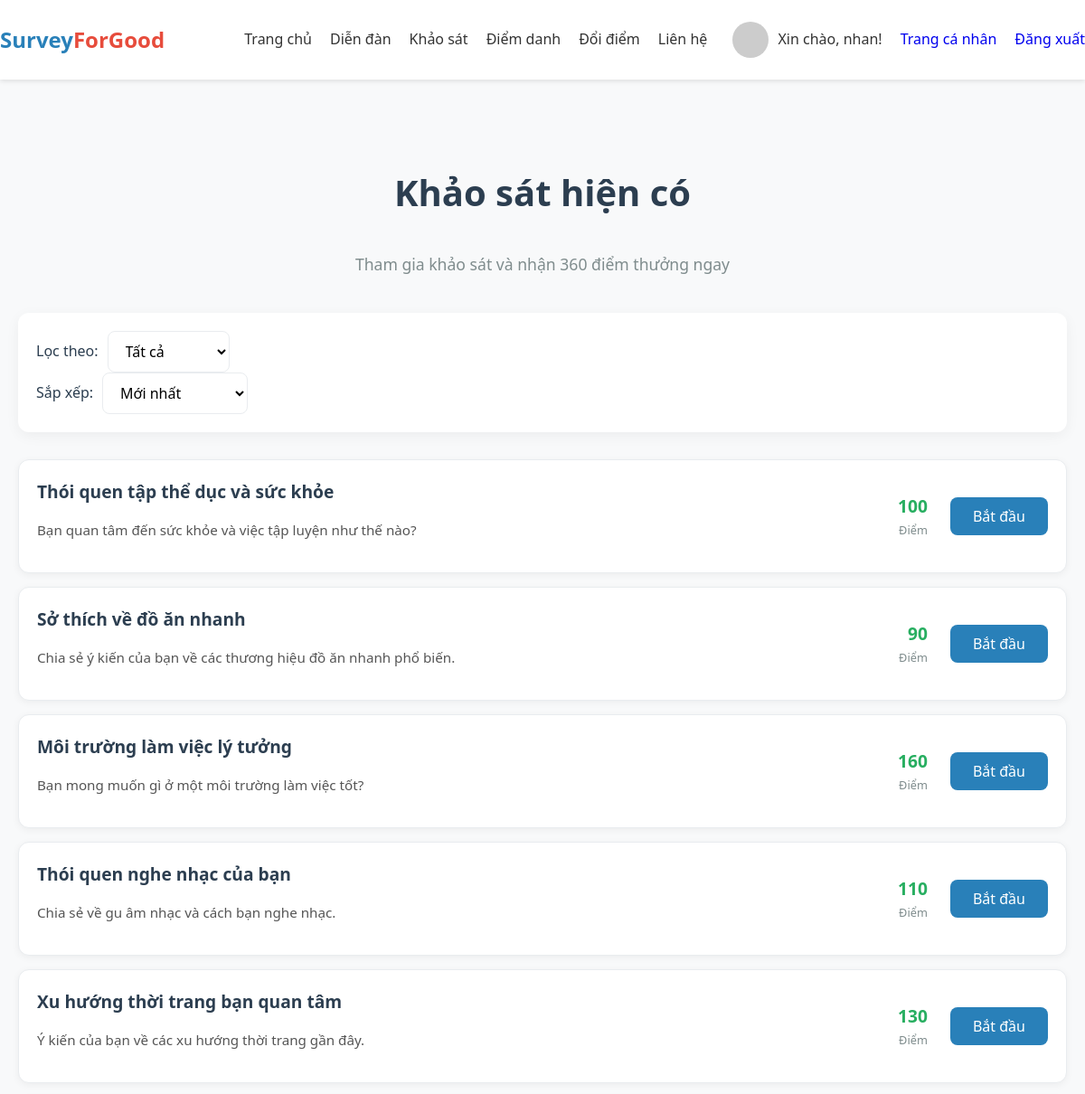
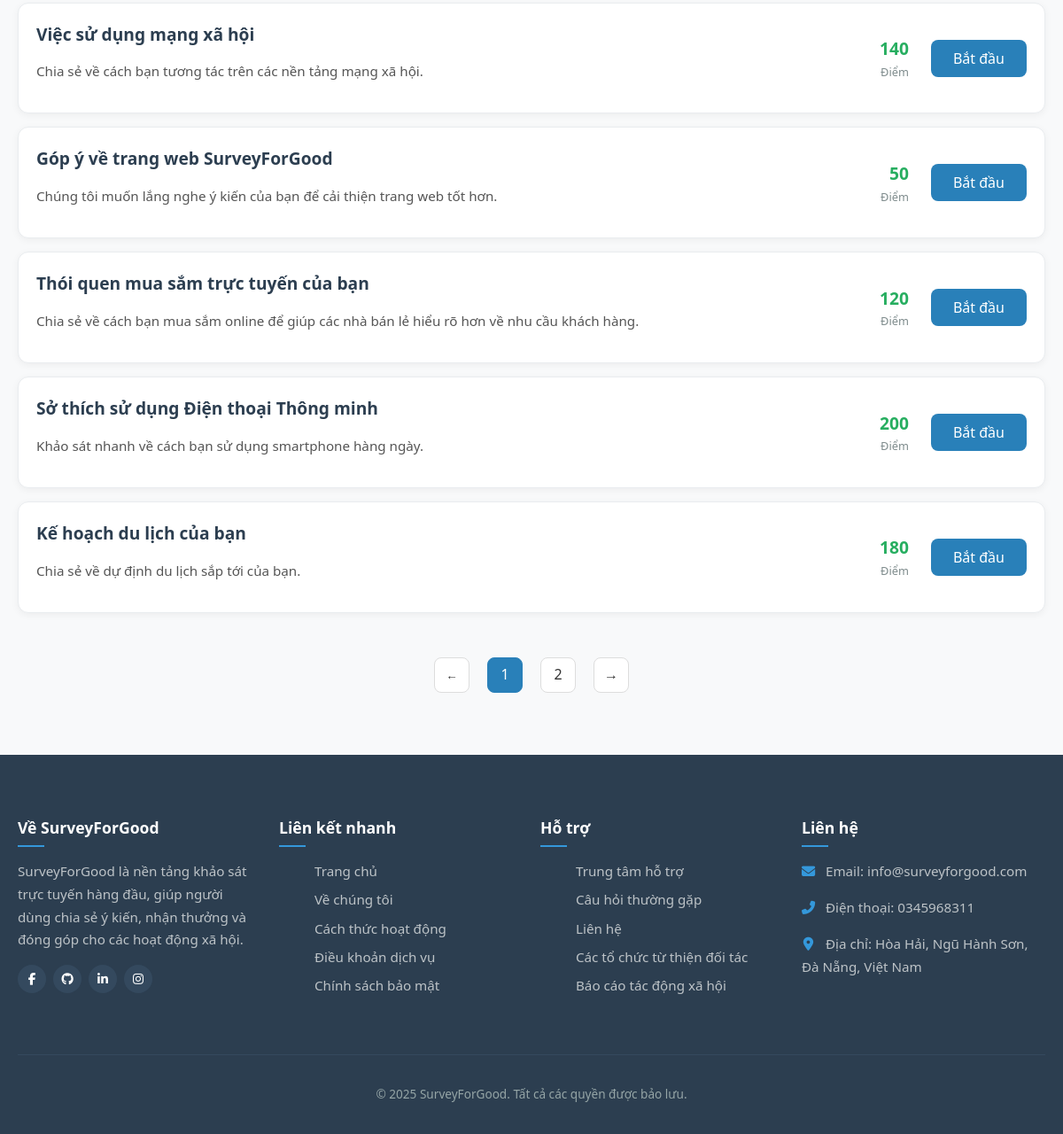
Page /khaosat.php (signed in) on the committed database (2 pictures, top to bottom).
### tables this page shows
CREATE TABLE `users` (
  `id` int(11) NOT NULL,
  `username` varchar(50) NOT NULL,
  `email` varchar(100) NOT NULL,
  `password_hash` varchar(255) NOT NULL,
  `full_name` varchar(100) DEFAULT NULL,
  `phone` varchar(20) DEFAULT NULL,
  `birthday` date DEFAULT NULL,
  `gender` enum('male','female','other') DEFAULT NULL,
  `points` int(11) DEFAULT 0,
  `level` varchar(20) DEFAULT 'bronze',
  `join_date` timestamp NOT NULL DEFAULT current_timestamp(),
  `is_active` tinyint(1) DEFAULT 1,
  `is_admin` tinyint(1) DEFAULT 0
);

CREATE TABLE `surveys` (
  `survey_id` int(11) NOT NULL,
  `client_id` int(11) DEFAULT NULL,
  `title` varchar(255) NOT NULL,
  `description` text DEFAULT NULL,
  `points_reward` int(11) NOT NULL DEFAULT 10,
  `category` varchar(50) DEFAULT NULL,
  `status` enum('draft','pending_approval','published','rejected','closed') DEFAULT 'draft',
  `created_at` timestamp NOT NULL DEFAULT current_timestamp(),
  `published_at` timestamp NULL DEFAULT NULL,
  `closed_at` timestamp NULL DEFAULT NULL
);

### khaosat.php (the view, shortened to what this page needs)
<?php
require_once('includes/header.php');
$category = $_GET['category'] ?? 'all';
$sort = $_GET['sort'] ?? 'newest';
$page = isset($_GET['page']) ? (int)$_GET['page'] : 1;
$limit = 10;
$offset = ($page - 1) * $limit;
$sql = "SELECT survey_id, client_id, title, description, points_reward, status, created_at FROM surveys WHERE status = 'published'";
$countSql = "SELECT COUNT(*) FROM surveys WHERE status = 'published'";
$params = [];
$countParams = [];
$orderBy = " ORDER BY created_at DESC";
$sql .= $orderBy . " LIMIT :limit OFFSET :offset";
$countStmt = $pdo->prepare($countSql);
$countStmt->execute($countParams);
$totalSurveys = $countStmt->fetchColumn();
$totalPages = ceil($totalSurveys / $limit);
$params[':limit'] = $limit;
$params[':offset'] = $offset;
$stmt = $pdo->prepare($sql);
foreach ($params as $key => $val) {
    $paramType = PDO::PARAM_STR;
    if ($key === ':limit' || $key === ':offset') {
        $paramType = PDO::PARAM_INT;
    }
    $stmt->bindValue($key, $val, $paramType);
}
$stmt->execute();
$surveys = $stmt->fetchAll();
?>
<link rel="stylesheet" href="css/khaosat.css">
<section class="surveys-section">
    <div class="container">
        <div class="survey-header">
             <h2>Khảo sát hiện có</h2>
             <p>Tham gia khảo sát và nhận <?php echo number_format($user_points ?? 0); ?> điểm thưởng ngay</p>
        </div>
        <div class="survey-controls">
            <form method="GET" action="khaosat.php" id="filter-form">
                <div class="filter-group">
                    <label for="survey-category">Lọc theo:</label>
                    <select id="survey-category" name="category" onchange="document.getElementById('filter-form').submit()">
                        <option value="all" <?php if($category == 'all') echo 'selected'; ?>>Tất cả</option>
                        </select>
                </div>
                <div class="filter-group">
                    <label for="survey-sort">Sắp xếp:</label>
                    <select id="survey-sort" name="sort" onchange="document.getElementById('filter-form').submit()">
                        <option value="newest" <?php if($sort == 'newest') echo 'selected'; ?>>Mới nhất</option>
                        </select>
                </div>
            </form>
        </div>
        <div class="survey-list">
            <?php if (empty($surveys)): ?>
                <p style="text-align: center; padding: 20px;">Không có khảo sát nào phù hợp.</p>
            <?php else: ?>
                <?php foreach ($surveys as $survey): ?>
                    <div class="survey-item">
                        <div class="survey-item-info">
                            <h3 class="survey-item-title"><?php echo htmlspecialchars($survey['title']); ?></h3>
                            <p class="survey-item-description"><?php echo htmlspecialchars($survey['description'] ?? 'Không có mô tả'); ?></p>
                        </div>
                        <div class="survey-item-meta">
                            <div class="meta-points">
                                <span class="value"><?php echo number_format($survey['points_reward']); ?></span>
                                <span class="label">Điểm</span>
                            </div>
                            <button class="start-survey-btn" data-id="<?php echo $survey['survey_id']; ?>">Bắt đầu</button>
                        </div>
                    </div>
                <?php endforeach; ?>
            <?php endif; ?>
        </div>
         <div class="survey-pagination">
             <?php if ($page > 1): ?>
                <a href="?<?php echo http_build_query(array_merge($_GET, ['page' => $page - 1])); ?>" class="pagination-btn">←</a>
             <?php else: ?>
                 <button class="pagination-btn" disabled>←</button>
             <?php endif; ?>
             <?php
                $range = 2;
                for ($i = 1; $i <= $totalPages; $i++):
                    if ($i == 1 || $i == $totalPages || ($i >= $page - $range && $i <= $page + $range)):
             ?>
                 <a href="?<?php echo http_build_query(array_merge($_GET, ['page' => $i])); ?>" class="pagination-btn <?php if ($i == $page) echo 'active'; ?>">
                     <?php echo $i; ?>
                 </a>
             <?php elseif ($i == $page - $range - 1 || $i == $page + $range + 1): ?>
                 <span class="pagination-dots" style="padding: 5px 0;">...</span>
             <?php
                    endif;
                endfor;
             ?>
             <?php if ($page < $totalPages): ?>
                 <a href="?<?php echo http_build_query(array_merge($_GET, ['page' => $page + 1])); ?>" class="pagination-btn">→</a>
             <?php else: ?>
                 <button class="pagination-btn" disabled>→</button>
             <?php endif; ?>
        </div>
    </div>
</section>
<?php require_once('includes/footer.php'); ?>

### includes/header.php (shortened to what this page needs)
<?php
require_once('db.php');
$current_user = null;
if (isset($_SESSION['user_id'])) {
    try {
        $stmt = $pdo->prepare("SELECT id, username, email, points FROM users WHERE id = ?");
        $stmt->execute([$_SESSION['user_id']]);
        $current_user = $stmt->fetch();
        if ($current_user) {
            $user_points = $current_user['points'];
        } else {
            session_unset();
            session_destroy();
        }
    } catch (PDOException $e) {
        error_log("Error fetching user data: " . $e->getMessage());
    }
}
?>
<!DOCTYPE html>
<html lang="vi">
<head>
    <link rel="stylesheet" href="css/style.css">
    <link rel="stylesheet" href="https://cdnjs.cloudflare.com/ajax/libs/font-awesome/6.5.2/css/all.min.css"/>
</head>
<body>
    <header>
        <div class="container nav-container">
            <div class="logo">Survey<span>ForGood</span></div>
            <nav class="nav-menu">
                <ul>
                    <?php if ($current_user): ?>
                        <li><a href="dashboard.php">Trang chủ</a></li>
                        <li><a href="diendan.php">Diễn đàn</a></li>
                        <li><a href="khaosat.php">Khảo sát</a></li>
                        <li><a href="diemdanh.php">Điểm danh</a></li>
                        <li><a href="doithuong.php">Đổi điểm</a></li>
                        <li><a href="lienhe.php">Liên hệ</a></li>
                    <?php else: ?>
                        <li><a href="index.php">Trang chủ</a></li>
                        <li><a href="index.php#faq">FAQ</a></li>
                        <li><a href="lienhe.php">Liên hệ</a></li>
                    <?php endif; ?>
                </ul>
            </nav>
            <div class="auth-buttons">
                <?php if ($current_user): ?>
                    <div class="user-avatar" style="display:flex;align-items:center;gap:10px;">
                        <img src="https://i.pravatar.cc/40?u=<?php echo $current_user['id']; ?>" alt="Avatar" style="border-radius:50%;width:40px;height:40px;">
                        <span style="font-weight:500;">Xin chào, <?php echo htmlspecialchars($current_user['username']); ?>!</span>
                    </div>
                    <a href="trangcanhan.php" class="signin" style="margin-left:20px;">Trang cá nhân</a>
                    <a href="actions/handle_logout.php" class="signup" style="margin-left:20px;">Đăng xuất</a>
                <?php else: ?>
                    <a href="login.php" class="sg">Tham gia khảo sát</a>
                <?php endif; ?>
            </div>
        </div>
    </header>
    <main>
   </body>
</html>

### css/style.css (style rules this page uses)
html { height: 100%; box-sizing: border-box; }
*, *:before, *:after { box-sizing: inherit; }
body { position: relative; margin: 0; display: flex; flex-direction: column; min-height: 100vh; font-size: 16px; line-height: 1.6; color: #333; }
main { flex-grow: 1; }
header, footer { flex-shrink: 0; }
html { scroll-behavior: smooth; }
* { font-family: 'Segoe UI', Tahoma, Geneva, Verdana, sans-serif; }
header { background-color: #fff; box-shadow: 0 2px 5px rgba(0,0,0,0.1); position: sticky; top: 0; z-index: 100; }
.container { max-width: 1200px; margin: 0 auto; padding: 0 20px; }
.nav-container { display: flex; justify-content: space-between; align-items: center; padding: 15px 0; }
.logo { font-size: 24px; font-weight: bold; color: #2980b9; }
.logo span { color: #e74c3c; }
nav ul { display: flex; list-style: none; }
nav ul li { margin-left: 20px; }
nav ul li a { text-decoration: none; color: #333; font-weight: 500; transition: color 0.3s; }
.auth-buttons { display: flex; align-items: center; }
.auth-buttons a { margin-left: 15px; text-decoration: none; }
.pagination-btn { width: 40px; height: 40px; display: flex; align-items: center; justify-content: center; background: none; border: 1px solid #ddd; margin: 0 5px; cursor: pointer; border-radius: 4px; color: #333; text-decoration: none; }
.pagination-btn.active { background-color: #2980b9; color: white; border-color: #2980b9; }

### rows in the picture
users: username "nhan", points "360"
surveys: title "Thói quen tập thể dục và sức khỏe", description "Bạn quan tâm đến sức khỏe và việc tập luyện như thế nào?", points_reward "100"
surveys: title "Sở thích về đồ ăn nhanh", description "Chia sẻ ý kiến của bạn về các thương hiệu đồ ăn nhanh phổ biến.", points_reward "90"
surveys: title "Môi trường làm việc lý tưởng", description "Bạn mong muốn gì ở một môi trường làm việc tốt?", points_reward "160"
surveys: title "Thói quen nghe nhạc của bạn", description "Chia sẻ về gu âm nhạc và cách bạn nghe nhạc.", points_reward "110"
surveys: title "Xu hướng thời trang bạn quan tâm", description "Ý kiến của bạn về các xu hướng thời trang gần đây.", points_reward "130"
surveys: title "Việc sử dụng mạng xã hội", description "Chia sẻ về cách bạn tương tác trên các nền tảng mạng xã hội.", points_reward "140"
surveys: title "Góp ý về trang web SurveyForGood", description "Chúng tôi muốn lắng nghe ý kiến của bạn để cải thiện trang web tốt hơn.", points_reward "50"
surveys: title "Thói quen mua sắm trực tuyến của bạn", description "Chia sẻ về cách bạn mua sắm online để giúp các nhà bán lẻ hiểu rõ hơn về nhu cầu khách hàng.", points_reward "120"
surveys: title "Sở thích sử dụng Điện thoại Thông minh", description "Khảo sát nhanh về cách bạn sử dụng smartphone hàng ngày.", points_reward "200"
surveys: title "Kế hoạch du lịch của bạn", description "Chia sẻ về dự định du lịch sắp tới của bạn.", points_reward "180"
